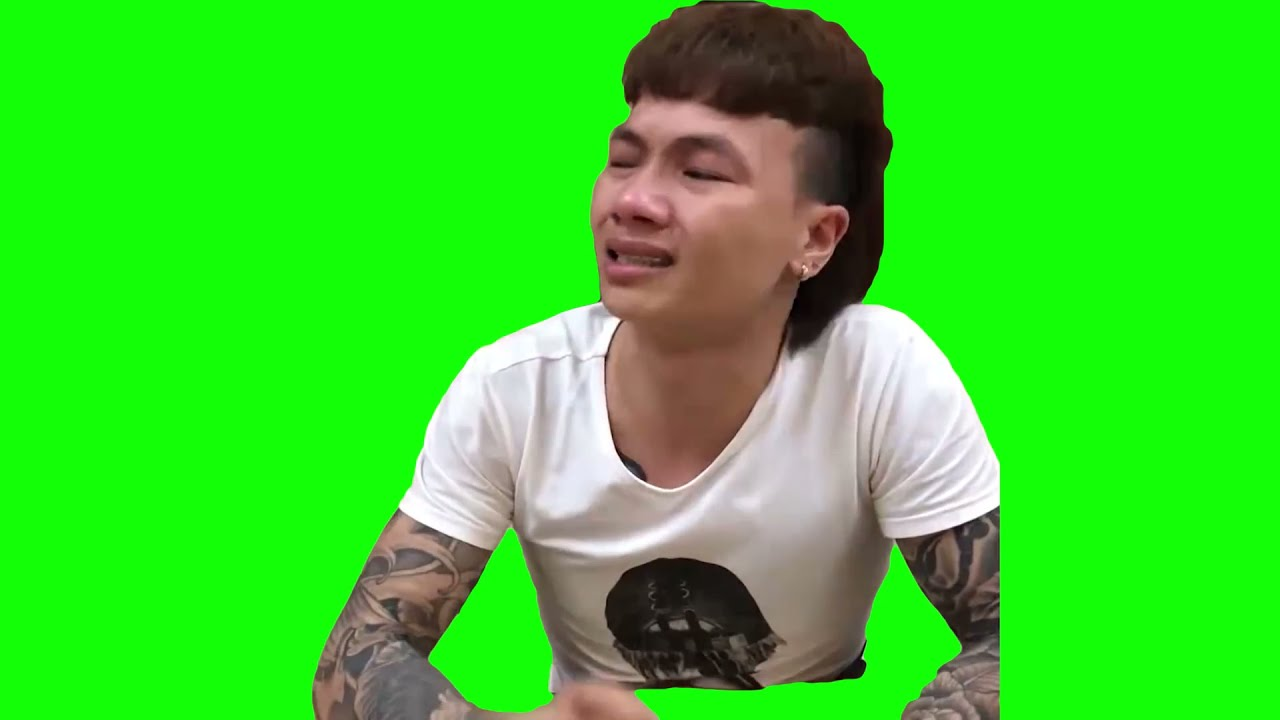
#> input picture bai3/foreground.jpg, 1280 x 720 px
$ python temp2.py
#> lines starting #> are read from the running program, lines starting #| are printed output that depends on the picture; after the words box and inside, x2 and y2 are one past the last pixel; in counts of white or black regions, pixels touching at a corner belong together
#> further down, input_image is the input picture: shape (720, 1280, 3); mean B, G, R 41.3, 212.9, 57.6
import cv2

def detect_edges(image, threshold1=100, threshold2=200):
    # Convert the image to grayscale
#> called with threshold1 = 100, threshold2 = 200
    gray_image = cv2.cvtColor(image, cv2.COLOR_BGR2GRAY)
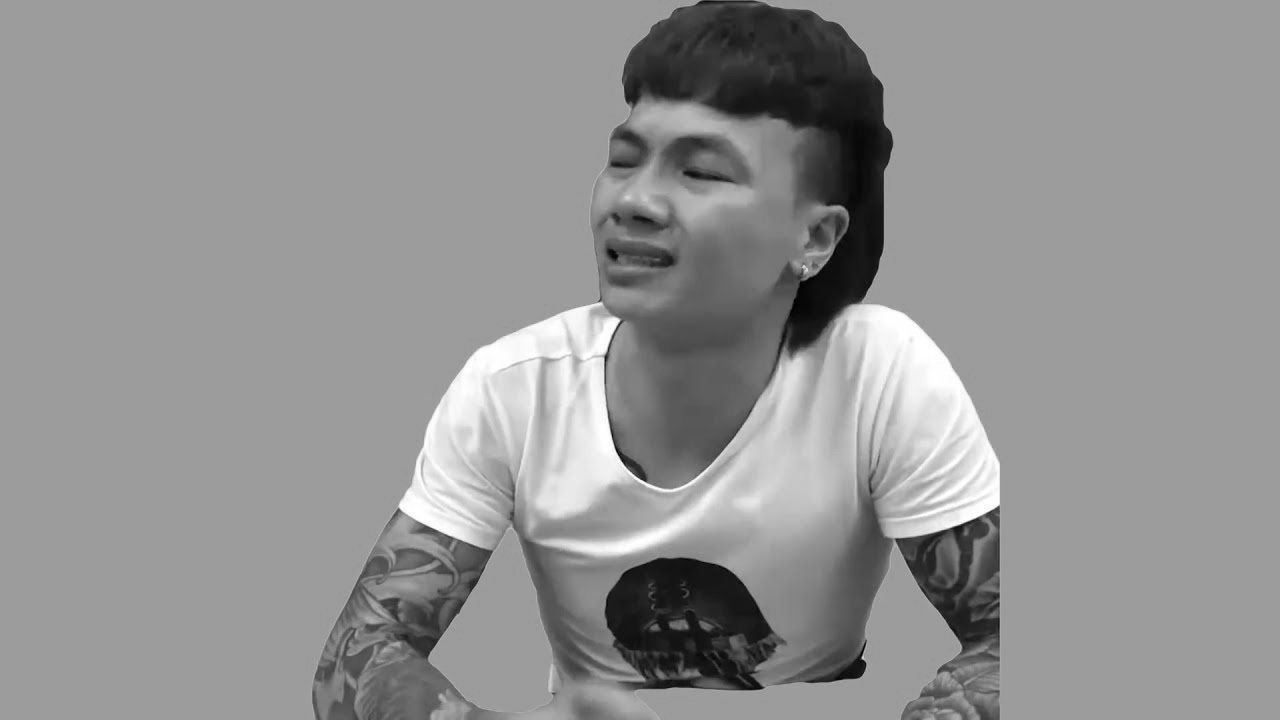
#> gray_image: shape (720, 1280); min 1, max 255, mean 146.8

    # Apply Canny edge detection
    edges = cv2.Canny(gray_image, threshold1, threshold2)
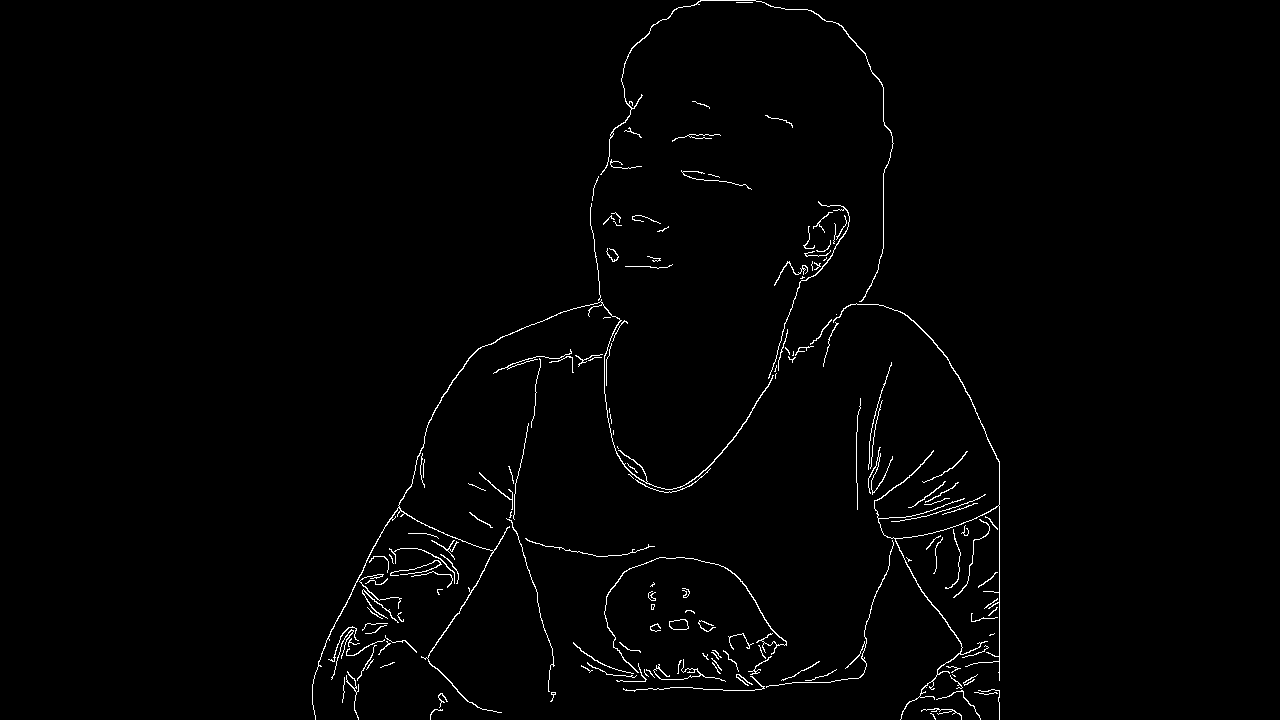
#> edges: shape (720, 1280); 1.3% white in thin lines or dots, all inside (x1, y1, x2, y2) = (312, 0, 1000, 720)

    return edges

# Load the input image
input_image = cv2.imread('foreground.jpg')

# Detect edges using Canny edge detection
edges_image = detect_edges(input_image)

# Display the input and edges images
cv2.imshow('Input Image', input_image)
cv2.imshow('Edges Image', edges_image)
cv2.waitKey(0)
cv2.destroyAllWindows()
